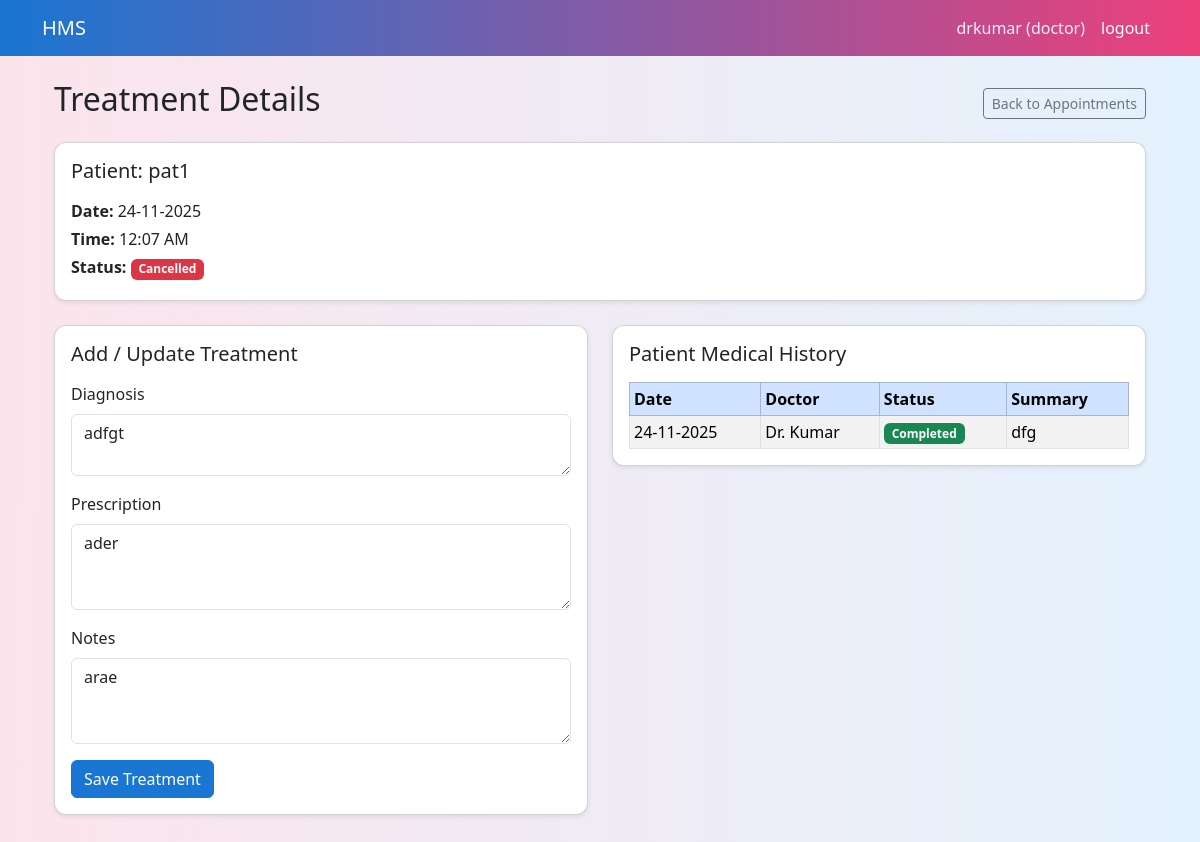
Page /doctor/treatment/5 (signed in) on the committed database.
### models.py (models this page shows, shortened)
class Patient(db.Model):
    __tablename__="patients"
    id=db.Column(db.Integer,primary_key=True)
    user_id=db.Column(db.Integer,db.ForeignKey("users.id"),nullable=False)
    full_name=db.Column(db.String(120), nullable=False)
    age= db.Column(db.Integer)
    gender=db.Column(db.String(10))
    phone=db.Column(db.String(20))
    address=db.Column(db.String(255))
    is_balcklisted=db.Column(db.Boolean,default=False)
    user=db.relationship("User",back_populates="patient_profile")
    appointments=db.relationship("Appointment",back_populates="patient")

class Appointment(db.Model):
    __tablename__="appointments"
    id =db.Column(db.Integer,primary_key=True)
    patient_id=db.Column(db.Integer,db.ForeignKey("patients.id"),nullable=False)
    doctor_id=db.Column(db.Integer,db.ForeignKey("doctors.id"),nullable=False)
    date=db.Column(db.Date,nullable=False)
    time=db.Column(db.Time,nullable=False)
    status=db.Column(db.String(20),default="Booked")
    created_at=db.Column(db.DateTime,default=datetime.utcnow)
    updated_at=db.Column(db.DateTime,default=datetime.utcnow,onupdate=datetime.utcnow)
    patient=db.relationship("Patient",back_populates="appointments")
    doctor=db.relationship("Doctor",back_populates="appointments")
    treatment=db.relationship("Treatment",back_populates="appointment",uselist=False)

class Treatment(db.Model):
    __tablename__="treatments"
    id=db.Column(db.Integer,primary_key=True)
    appointment_id=db.Column(db.Integer,db.ForeignKey("appointments.id"), nullable=False,unique=True)
    diagnosis=db.Column(db.Text)
    prescription=db.Column(db.Text)
    notes=db.Column(db.Text)
    created_at=db.Column(db.DateTime,default=datetime.utcnow)
    appointment=db.relationship("Appointment",back_populates="treatment")

class Doctor(db.Model):
    __tablename__="doctors"
    id=db.Column(db.Integer,primary_key=True)
    user_id=db.Column(db.Integer,db.ForeignKey("users.id"),nullable=False)
    department_id=db.Column(db.Integer,db.ForeignKey("departments.id"))
    full_name=db.Column(db.String(120),nullable=False)
    phone=db.Column(db.String(20))
    about=db.Column(db.Text)
    experience_years=db.Column(db.Integer)
    is_active=db.Column(db.Boolean, default=True)
    user=db.relationship("User",back_populates="doctor_profile")
    department=db.relationship("Department",back_populates="doctors")
    appointments=db.relationship("Appointment",back_populates="doctor")
    availabilities=db.relationship("DoctorAvailability",back_populates="doctor")

### app.py (the view, shortened to what this page needs)
    @app.route('/doctor/treatment/<int:appointment_id>',methods=['GET','POST'])
    def doctor_treatment(appointment_id):
        if session.get('role') != "doctor":
            return redirect(url_for('login'))
        doctor=Doctor.query.filter_by(user_id=session['user_id']).first_or_404()
        appt=(
            Appointment.query.filter_by(id=appointment_id,doctor_id=doctor.id)
            .join(Patient)
            .first_or_404()
        )
        treatment= Treatment.query.filter_by(appointment_id=appt.id).first()
        patient_history = (
            Appointment.query
            .filter(
                Appointment.patient_id==appt.patient_id,
                Appointment.id != appt.id,
                Appointment.status != 'Cancelled'
            )
            .order_by(Appointment.date.desc(), Appointment.time.desc())
            .all()
        )
        return render_template(
            "doctor_treatment.html",
            appointment=appt,
            treatment=treatment,
            patient_history=patient_history
        )

### templates/doctor_treatment.html
{% extends "base.html" %}
{% block content %}
<div class="container mt-4">
    <div class="d-flex justify-content-between align-items-center mb-3">
        <h2>Treatment Details</h2>
        <a href="{{ url_for('doctor_appointments') }}" class="btn btn-sm btn-outline-secondary">
            Back to Appointments
        </a>
    </div>
    <div class="card mb-4 shadow-sm">
        <div class="card-body">
            <h5 class="card-title mb-3">
                Patient: {{ appointment.patient.full_name }}
            </h5>
            <p class="mb-1">
                <strong>Date:</strong> {{ appointment.date.strftime('%d-%m-%Y') }}
            </p>
            <p class="mb-1">
                <strong>Time:</strong> {{ appointment.time.strftime('%I:%M %p') }}
            </p>
            <p class="mb-1">
                <strong>Status:</strong>
                {% if appointment.status == 'Booked' %}
                    <span class="badge bg-warning text-dark">Booked</span>
                {% elif appointment.status == 'Completed' %}
                    <span class="badge bg-success">Completed</span>
                {% elif appointment.status == 'Cancelled' %}
                    <span class="badge bg-danger">Cancelled</span>
                {% endif %}
            </p>
        </div>
    </div>
    <div class="row">
        <div class="col-lg-6 mb-4">
            <div class="card shadow-sm">
                <div class="card-body">
                    <h5 class="card-title mb-3">Add / Update Treatment</h5>
                    <form method="post">
                        <div class="mb-3">
                            <label class="form-label">Diagnosis</label>
                            <textarea name="diagnosis" class="form-control" rows="2"
                                placeholder="Enter diagnosis">{{ treatment.diagnosis if treatment else '' }}</textarea>
                        </div>
                        <div class="mb-3">
                            <label class="form-label">Prescription</label>
                            <textarea name="prescription" class="form-control" rows="3"
                                placeholder="Medicines, dosage, etc.">{{ treatment.prescription if treatment else '' }}</textarea>
                        </div>
                        <div class="mb-3">
                            <label class="form-label">Notes</label>
                            <textarea name="notes" class="form-control" rows="3"
                                placeholder="Any additional observations">{{ treatment.notes if treatment else '' }}</textarea>
                        </div>
                        <button type="submit" class="btn btn-primary">
                            Save Treatment
                        </button>
                    </form>
                </div>
            </div>
        </div>
        <div class="col-lg-6 mb-4">
            <div class="card shadow-sm">
                <div class="card-body">
                    <h5 class="card-title mb-3">Patient Medical History</h5>
                    {% if patient_history %}
                    <div class="table-responsive">
                        <table class="table table-sm table-striped table-bordered mb-0">
                            <thead class="table-primary">
                                <tr>
                                    <th>Date</th>
                                    <th>Doctor</th>
                                    <th>Status</th>
                                    <th>Summary</th>
                                </tr>
                            </thead>
                            <tbody>
                                {% for appt in patient_history %}
                                <tr>
                                    <td>{{ appt.date.strftime('%d-%m-%Y') }}</td>
                                    <td>{{ appt.doctor.full_name }}</td>
                                    <td>
                                        {% if appt.status == 'Booked' %}
                                            <span class="badge bg-warning text-dark">Booked</span>
                                        {% elif appt.status == 'Completed' %}
                                            <span class="badge bg-success">Completed</span>
                                        {% elif appt.status == 'Cancelled' %}
                                            <span class="badge bg-danger">Cancelled</span>
                                        {% endif %}
                                    </td>
                                    <td>
                                        {% if appt.treatment and appt.treatment.diagnosis %}
                                            {{ appt.treatment.diagnosis[:60] }}{% if appt.treatment.diagnosis|length > 60 %}...{% endif %}
                                        {% else %}
                                            <span class="text-muted">No treatment info</span>
                                        {% endif %}
                                    </td>
                                </tr>
                                {% endfor %}
                            </tbody>
                        </table>
                    </div>
                    {% else %}
                    <p class="text-muted mb-0">
                        No previous medical history recorded for this patient.
                    </p>
                    {% endif %}
                </div>
            </div>
        </div>
    </div>
</div>
{% endblock %}

### templates/base.html (style rules this page uses)
body { background: linear-gradient(90deg, #fce4ec, #e3f2fd); min-height: 100vh; }
.card { border-radius: 12px; box-shadow: 0 4px 12px rgba(0, 0, 0, 0.08); }
.btn-primary { background-color: #1976d2; border-color: #1976d2; }

### rows in the picture
Patient: patient.full_name "pat1"
Appointment: date "24-11-2025", time "12:07 AM"
Treatment: diagnosis "adfgt", prescription "ader", notes "arae"
Appointment: date "24-11-2025", doctor.full_name "Dr. Kumar", status "Completed", treatment "dfg"

### other values in the picture
{{ session.get('username') }} "drkumar"
{{ session.get('role') }} "doctor"
